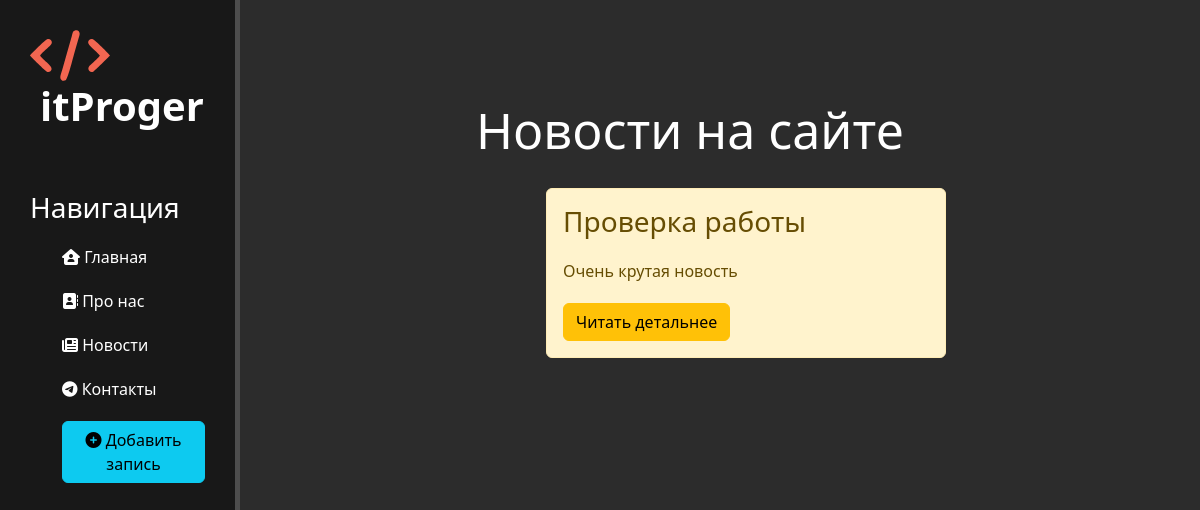
Before: /news/ with the older database file.
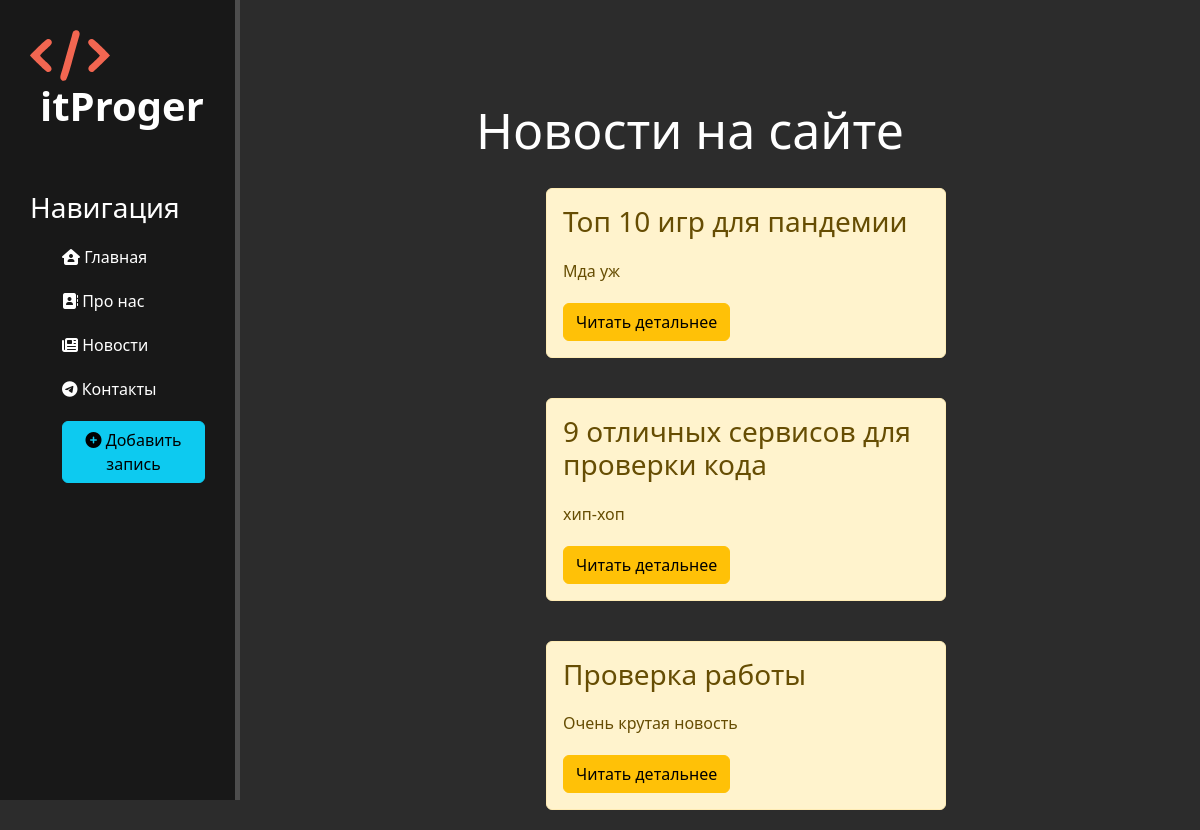
After: the same page with the newer database file.
### news/models.py (models this page shows, shortened)
class Articles(models.Model):
    title = models.CharField('Название', max_length=50)
    anons = models.CharField('Анонс', max_length=250)
    full_text = models.TextField('Статья')
    date = models.DateTimeField('Дата публикации')
    class Meta:
        verbose_name = 'Новость'
        verbose_name_plural = 'Новости'

### news/views.py (the view)
# urls.py: path('', views.news_home, name='news_home'),
def news_home(request):
    news = Articles.objects.order_by('-date') # Упорядочить по тайтлу. Если нужно в обратном порядке, то аргумент '-title'
    return render(request, 'news/news_home.html', {'news': news})

### news/templates/news/news_home.html (shortened to what this page needs)
{% extends 'main/layout.html' %}
{% block content %}
    <div class="features">
        <h1>Новости на сайте</h1>
        {% if news %}
        {% for el in news%}
            <div class="alert alert-warning">
                <h3>{{ el.title }}</h3>
                <p>{{ el.anons }}</p>
                <a href="{% url 'news-detail' el.id %}" class="btn btn-warning">Читать детальнее</a>
            </div>
        {% endfor %}
        {% else %}
            <p>У вас нет записей!</p>
        {% endif %}
    </div>
{% endblock %}

Changed rows visible on the page:
added Articles: title "Топ 10 игр для пандемии", anons "Мда уж"
added Articles: title "9 отличных сервисов для проверки кода", anons "хип-хоп"
